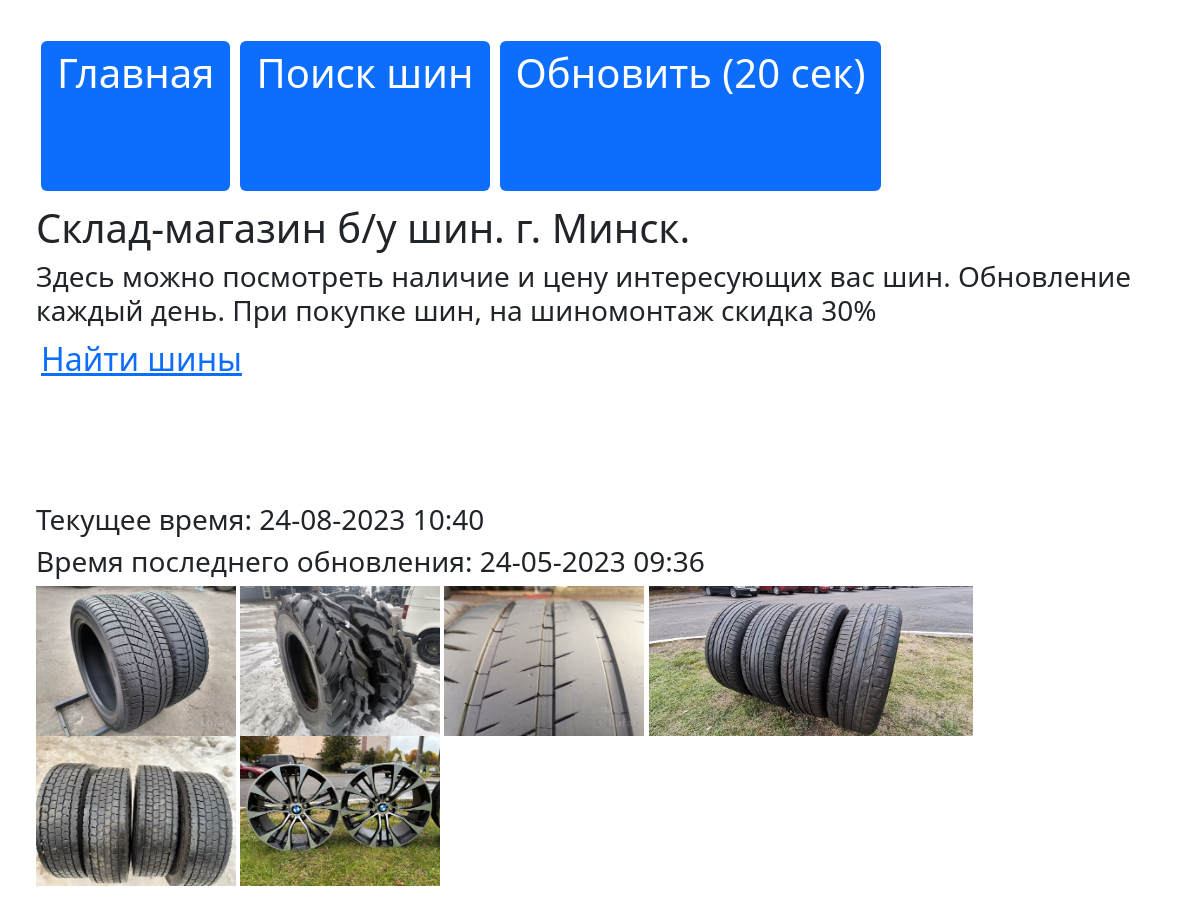
Page /cards/ on the earlier database version.
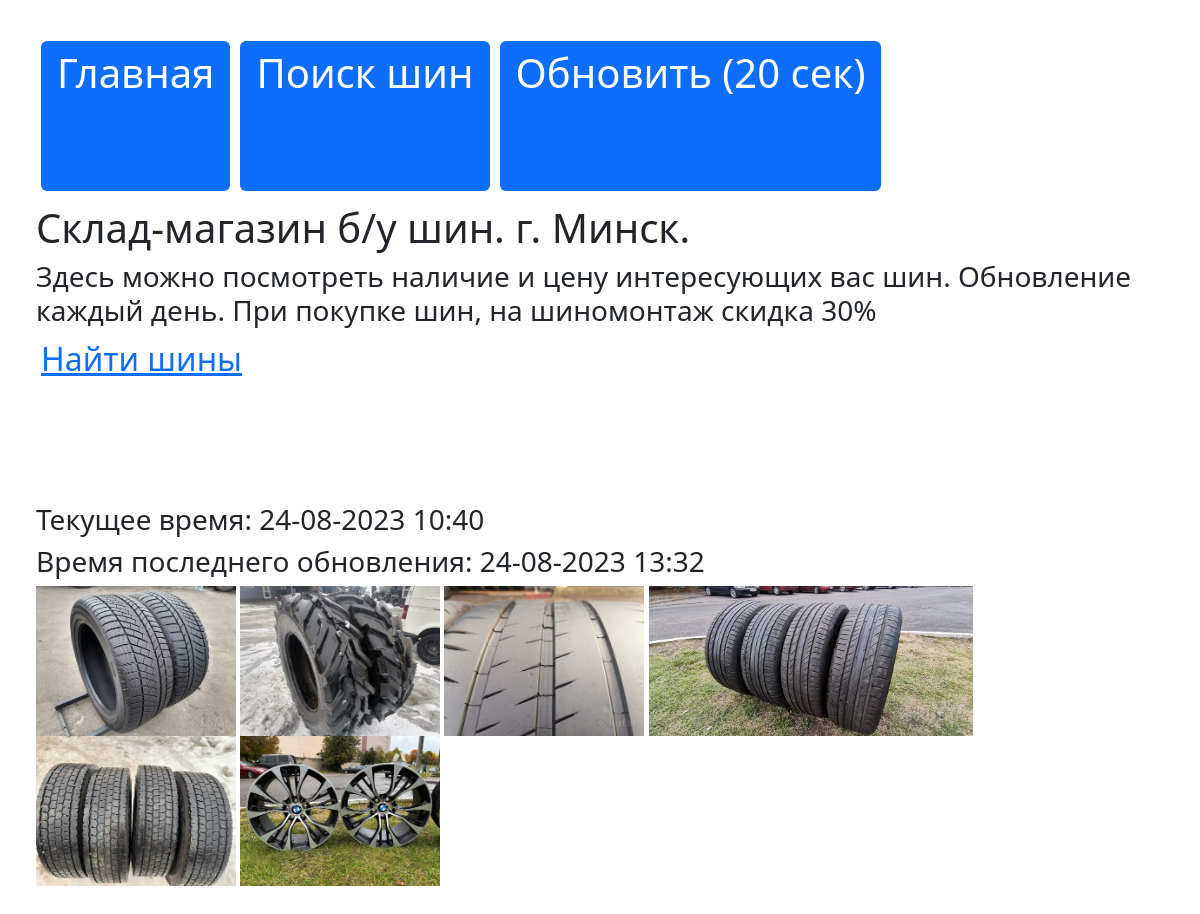
Same page on the later database version.
### cards/models.py (models this page shows)
class Times(models.Model):
    time1 = models.TextField(blank=True)

### cards/views.py (the view)
# urls.py: path('', main_page, name="main page"),
def main_page(request):
    now = datetime.now()
    a = now.strftime('%d-%m-%Y %H:%M')
    tims = Times.objects.all()
    return render(request, 'cards/index.html', {"a": a, "tims": tims})

### cards/templates/cards/index.html (shortened to what this page needs)
{% extends 'cards/base.html' %}
{% block content %}
<h1>Склад-магазин б/у шин.    г. Минск.</h1>
<H3>Здесь можно посмотреть наличие и цену интересующих вас шин. Обновление каждый день.
    При покупке шин, на шиномонтаж скидка 30%</H3>
<h2>
    <a href="{% url 'search' %}" type="submit">Найти шины</a>
</h2>
{% if a %}
<h3>Текущее время: {{ a }}</h3>
{% endif %}
{% if tims %}
    {% for i in tims %}
<h3>Время последнего обновления: {{ i.time1 }}</h3>
    {% endfor %}
{% endif %}
<img src="/media/1046506409.jpg" height="150px">
<img src="/media/5588884675.jpg" height="150px">
<img src="/media/5027452130.jpg" height="150px">
<img src="/media/5569102827.jpg" height="150px">
<img src="/media/4973868502_1.jpg" height="150px">
<img src="/media/6419246244.jpg" height="150px">
{% endblock %}

### cards/templates/cards/base.html (shortened to what this page needs)
{% load static %}
<!DOCTYPE html>
<html lang="en">
<head>
    <h1>
        <ul class="nav nav-pills">
        <li class="nav-item"><a href="{% url 'main page' %}" class="nav-link active" aria-current="page">Главная</a></li>
        <li class="nav-item"><a href="{% url 'search' %}" class="nav-link active" aria-current="page">Поиск шин</a></li>
        <li class="nav-item"><a href="{% url 'ubdate' %}" class="nav-link active" aria-current="page">Обновить (20 сек)</a></li>
        </ul>
         </h1>
        <link rel="stylesheet" href="https://cdn.jsdelivr.net/npm/bootstrap@5.3.0-alpha3/dist/css/bootstrap.min.css">
        <link rel="stylesheet" href="{% static 'cards/CSS/main.css' %}">
</head>
<body>
{% block content %}
{% endblock %}
</body>
</html>

### cards/static/cards/CSS/main.css (style rules this page uses)
body { padding: 3%; }
a { height: 150px; margin: 5px; }
h1 { font-size: 40px; }

Differences in the rows shown:
removed Times: time1 "24-05-2023 09:36"
added Times: time1 "24-08-2023 13:32"
